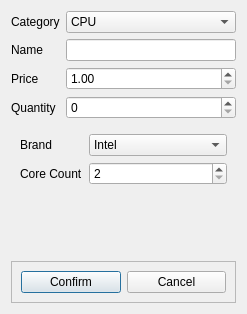
<?xml version="1.0" encoding="UTF-8"?>
<ui version="4.0">
 <class>AddProductDialog</class>
 <widget class="QDialog" name="AddProductDialog">
  <property name="geometry">
   <rect>
    <x>0</x>
    <y>0</y>
    <width>247</width>
    <height>314</height>
   </rect>
  </property>
  <property name="windowTitle">
   <string>Add Product</string>
  </property>
  <layout class="QVBoxLayout" name="verticalLayout">
   <item>
    <layout class="QFormLayout" name="formLayout">
     <item row="0" column="0">
      <widget class="QLabel" name="label">
       <property name="text">
        <string>Category</string>
       </property>
      </widget>
     </item>
     <item row="0" column="1">
      <widget class="QComboBox" name="category">
       <item>
        <property name="text">
         <string>CPU</string>
        </property>
       </item>
       <item>
        <property name="text">
         <string>RAM</string>
        </property>
       </item>
       <item>
        <property name="text">
         <string>Motherboard</string>
        </property>
       </item>
      </widget>
     </item>
     <item row="1" column="0">
      <widget class="QLabel" name="label_3">
       <property name="text">
        <string>Name</string>
       </property>
      </widget>
     </item>
     <item row="1" column="1">
      <widget class="QLineEdit" name="name">
       <property name="maxLength">
        <number>25</number>
       </property>
       <property name="placeholderText">
        <string/>
       </property>
       <property name="clearButtonEnabled">
        <bool>true</bool>
       </property>
      </widget>
     </item>
     <item row="2" column="0">
      <widget class="QLabel" name="label_4">
       <property name="text">
        <string>Price</string>
       </property>
      </widget>
     </item>
     <item row="2" column="1">
      <widget class="QDoubleSpinBox" name="price">
       <property name="minimum">
        <double>1.000000000000000</double>
       </property>
       <property name="maximum">
        <double>99999.990000000005239</double>
       </property>
      </widget>
     </item>
     <item row="3" column="0">
      <widget class="QLabel" name="label_10">
       <property name="text">
        <string>Quantity</string>
       </property>
      </widget>
     </item>
     <item row="3" column="1">
      <widget class="QSpinBox" name="quantity"/>
     </item>
    </layout>
   </item>
   <item>
    <widget class="QStackedWidget" name="stackedWidget">
     <property name="currentIndex">
      <number>0</number>
     </property>
     <widget class="QWidget" name="page">
      <layout class="QGridLayout" name="gridLayout">
       <item row="0" column="0">
        <layout class="QFormLayout" name="formLayout_2">
         <item row="0" column="0">
          <widget class="QLabel" name="label_2">
           <property name="text">
            <string>Brand</string>
           </property>
          </widget>
         </item>
         <item row="0" column="1">
          <widget class="QComboBox" name="cpuBrand">
           <item>
            <property name="text">
             <string>Intel</string>
            </property>
           </item>
           <item>
            <property name="text">
             <string>AMD</string>
            </property>
           </item>
          </widget>
         </item>
         <item row="1" column="0">
          <widget class="QLabel" name="label_5">
           <property name="text">
            <string>Core Count</string>
           </property>
          </widget>
         </item>
         <item row="1" column="1">
          <widget class="QSpinBox" name="coreCount">
           <property name="minimum">
            <number>2</number>
           </property>
           <property name="maximum">
            <number>300</number>
           </property>
           <property name="singleStep">
            <number>2</number>
           </property>
          </widget>
         </item>
        </layout>
       </item>
      </layout>
     </widget>
     <widget class="QWidget" name="page_2">
      <layout class="QGridLayout" name="gridLayout_2">
       <item row="0" column="0">
        <layout class="QFormLayout" name="formLayout_3">
         <item row="0" column="0">
          <widget class="QLabel" name="label_6">
           <property name="text">
            <string>Brand</string>
           </property>
          </widget>
         </item>
         <item row="0" column="1">
          <widget class="QComboBox" name="ramBrand">
           <item>
            <property name="text">
             <string>ADATA</string>
            </property>
           </item>
           <item>
            <property name="text">
             <string>Corsair</string>
            </property>
           </item>
           <item>
            <property name="text">
             <string>Crucial</string>
            </property>
           </item>
           <item>
            <property name="text">
             <string>G.Skill</string>
            </property>
           </item>
           <item>
            <property name="text">
             <string>HyperX</string>
            </property>
           </item>
           <item>
            <property name="text">
             <string>Kingston</string>
            </property>
           </item>
           <item>
            <property name="text">
             <string>Micron</string>
            </property>
           </item>
           <item>
            <property name="text">
             <string>Patriot Memory</string>
            </property>
           </item>
           <item>
            <property name="text">
             <string>Samsung</string>
            </property>
           </item>
           <item>
            <property name="text">
             <string>SK hynix</string>
            </property>
           </item>
          </widget>
         </item>
         <item row="1" column="1">
          <widget class="QComboBox" name="ramSize">
           <item>
            <property name="text">
             <string>4</string>
            </property>
           </item>
           <item>
            <property name="text">
             <string>8</string>
            </property>
           </item>
           <item>
            <property name="text">
             <string>16</string>
            </property>
           </item>
          </widget>
         </item>
         <item row="1" column="0">
          <widget class="QLabel" name="label_7">
           <property name="text">
            <string>Size (GB)</string>
           </property>
          </widget>
         </item>
        </layout>
       </item>
      </layout>
     </widget>
     <widget class="QWidget" name="page_3">
      <layout class="QGridLayout" name="gridLayout_3">
       <item row="0" column="0">
        <layout class="QFormLayout" name="formLayout_4">
         <item row="0" column="0">
          <widget class="QLabel" name="label_8">
           <property name="text">
            <string>Brand</string>
           </property>
          </widget>
         </item>
         <item row="0" column="1">
          <widget class="QComboBox" name="mbBrand">
           <item>
            <property name="text">
             <string>ASRock</string>
            </property>
           </item>
           <item>
            <property name="text">
             <string>Asus</string>
            </property>
           </item>
           <item>
            <property name="text">
             <string>Biostar</string>
            </property>
           </item>
           <item>
            <property name="text">
             <string>EVGA</string>
            </property>
           </item>
           <item>
            <property name="text">
             <string>Gigabyte</string>
            </property>
           </item>
           <item>
            <property name="text">
             <string>MSI</string>
            </property>
           </item>
          </widget>
         </item>
         <item row="1" column="0">
          <widget class="QLabel" name="label_9">
           <property name="text">
            <string>Form Factor</string>
           </property>
          </widget>
         </item>
         <item row="1" column="1">
          <widget class="QComboBox" name="mbSize">
           <item>
            <property name="text">
             <string>ATX</string>
            </property>
           </item>
           <item>
            <property name="text">
             <string>Micro-ATX</string>
            </property>
           </item>
           <item>
            <property name="text">
             <string>Mini-ITX</string>
            </property>
           </item>
          </widget>
         </item>
        </layout>
       </item>
      </layout>
     </widget>
    </widget>
   </item>
   <item>
    <widget class="QFrame" name="frame">
     <property name="frameShape">
      <enum>QFrame::StyledPanel</enum>
     </property>
     <property name="frameShadow">
      <enum>QFrame::Raised</enum>
     </property>
     <layout class="QHBoxLayout" name="horizontalLayout">
      <item>
       <widget class="QPushButton" name="confirm">
        <property name="text">
         <string>Confirm</string>
        </property>
       </widget>
      </item>
      <item>
       <widget class="QPushButton" name="cancel">
        <property name="text">
         <string>Cancel</string>
        </property>
       </widget>
      </item>
     </layout>
    </widget>
   </item>
  </layout>
 </widget>
 <resources/>
 <connections/>
</ui>
